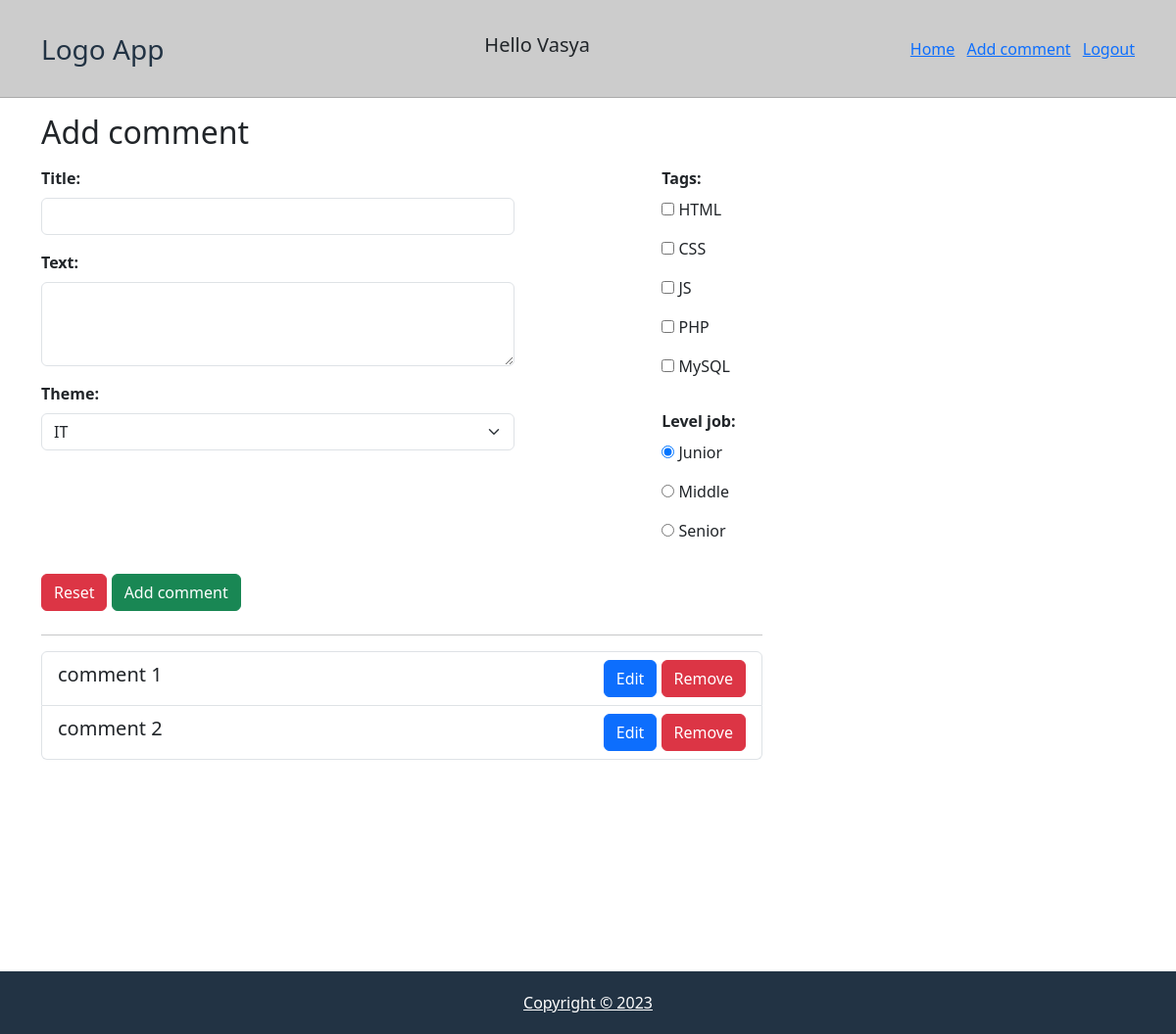
Page /add-comment (signed in) on the committed database.
### tables this page shows
CREATE TABLE `comments` (
  `id` int(11) NOT NULL,
  `title` varchar(255) NOT NULL,
  `text` longtext NOT NULL,
  `theme` varchar(255) NOT NULL,
  `tags` varchar(255) NOT NULL,
  `level` varchar(255) NOT NULL,
  `user_id` int(11) NOT NULL
);

### modules/actions.php (called while the page is built, shortened)
<?php
class Actions
{
    static public function getUserComments()
    {
        $user_id = $_SESSION['login']['id'];
        return DB::getAll("SELECT * FROM comments WHERE user_id = $user_id");
    }
}
?>

### modules/db.php (called while the page is built, shortened)
<?php
class DB
{
    static private $link = null;
    static private function connect()
    {
        self::$link = new mysqli(DB_HOST, DB_USER, DB_PASS, DB_NAME);
    }
    static public function getAll($str)
    {
        $response = [];
        $res_sql = self::$link->query($str);
        if($res_sql->num_rows > 0)
        {
            while($row = $res_sql->fetch_assoc())
            {
                $response[] = $row;
            }
        }
        return $response;
    }
}
?>

### views/add_comment.php (the view, shortened to what this page needs)
<div class="row">
    <div class="col-sm-8">
        <h2>Add comment</h2>
        <form method="post">
            <div class="row">
                <div class="col-sm-8">
                    <div class="py-2">
                        <label class="form-label fw-bold">Title:</label>
                        <input type="text" class="form-control" name="title" required>
                    </div>
                    <div class="py-2">
                        <label class="form-label fw-bold">Text:</label>
                        <textarea name="text" rows="3" class="form-control"></textarea>
                    </div>
                    <div class="py-2">
                        <label class="form-label fw-bold">Theme:</label>
                        <select name="theme" class="form-select">
                            <option value="IT">IT</option>
                        </select>
                    </div>
                </div>
                <div class="col-sm-2 offset-2">
                    <div class="py-2">
                        <label class="form-label fw-bold">Tags:</label>
                        <p><input type="checkbox" name="tags[]" value="HTML"> HTML</p>
                        <p><input type="checkbox" name="tags[]" value="CSS"> CSS</p>
                        <p><input type="checkbox" name="tags[]" value="JS"> JS</p>
                        <p><input type="checkbox" name="tags[]" value="PHP"> PHP</p>
                        <p><input type="checkbox" name="tags[]" value="MySQL"> MySQL</p>
                    </div>
                    <div class="py-2">
                        <label class="form-label fw-bold">Level job:</label>
                        <p><input type="radio" name="level" value="Junior" checked> Junior</p>
                        <p><input type="radio" name="level" value="Middle"> Middle</p>
                        <p><input type="radio" name="level" value="Senior"> Senior</p>
                    </div>
                </div>
            </div>
            <div class="py-2">
                <button class="btn btn-danger" type="reset">Reset</button>
                <button class="btn btn-success" name="add_btn">Add comment</button>
            </div>
        </form>
        <hr>
        <?php
            $Comments = Actions::getUserComments();
            if(sizeof($Comments)) :
        ?>
        <div class="list-group">
            <?php foreach ($Comments as $comment) : ?>
            <div class="list-group-item d-flex justify-content-between align-items-center">
                <h5><?= $comment['title'] ?></h5>
                <form method="post">
                    <a href="/edit-comment/<?= $comment['id']; ?>" class="btn btn-primary">Edit</a>
                    <button class="btn btn-danger" name="remove_btn" value="<?= $comment['id']; ?>">Remove</button>
                </form>
            </div>
            <?php endforeach; ?>
        </div>
        <?php else : ?>
            <h2 class="text-muted my-4">No comments</h2>
        <?php endif; ?>
    </div>
</div>

### rows in the picture
comments: title "comment 1", $comment['id'] 1 (drawn)
comments: title "comment 2", $comment['id'] 2 (drawn)

### other values in the picture
$_SESSION['login']['username'] "Vasya"
